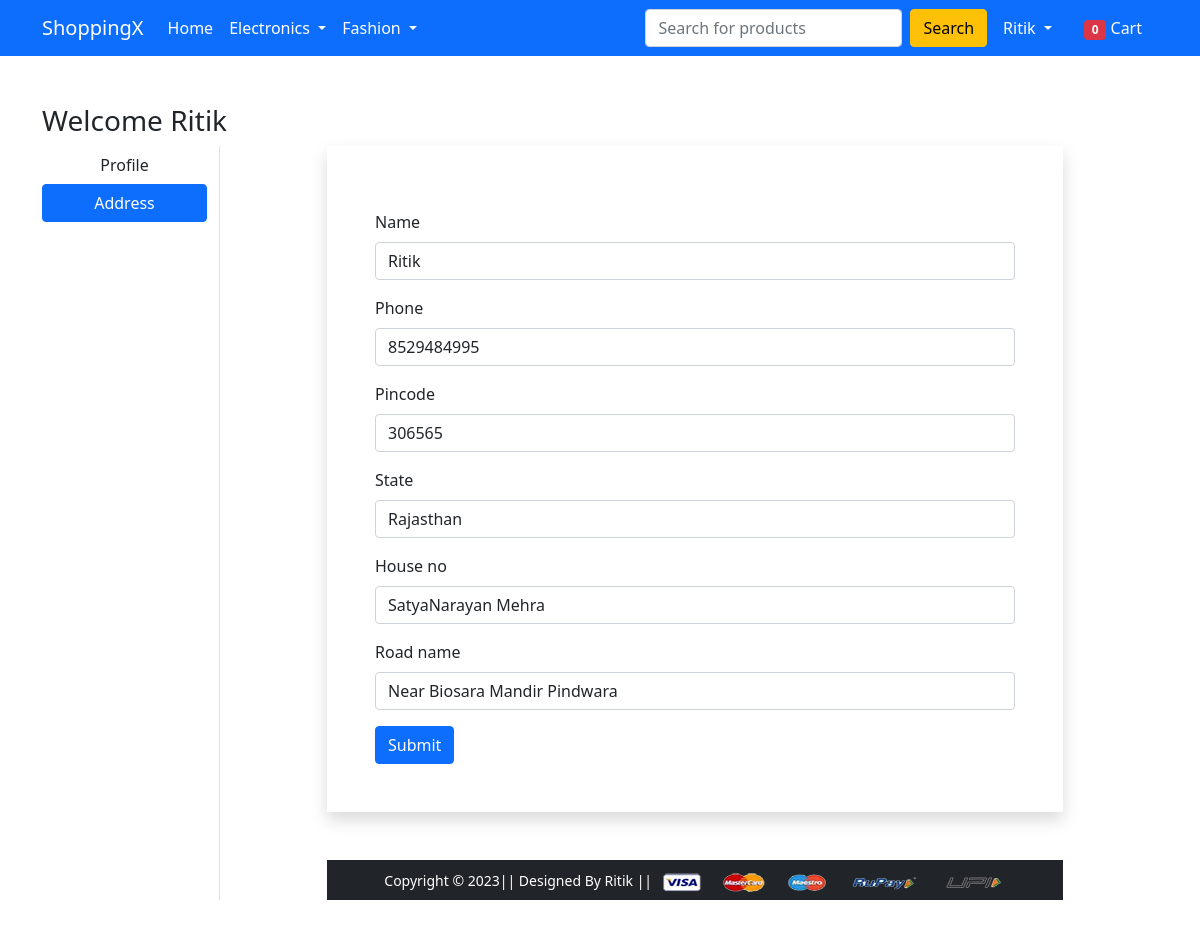
/profile/address/ (signed in), run on an earlier commit of the app's database.
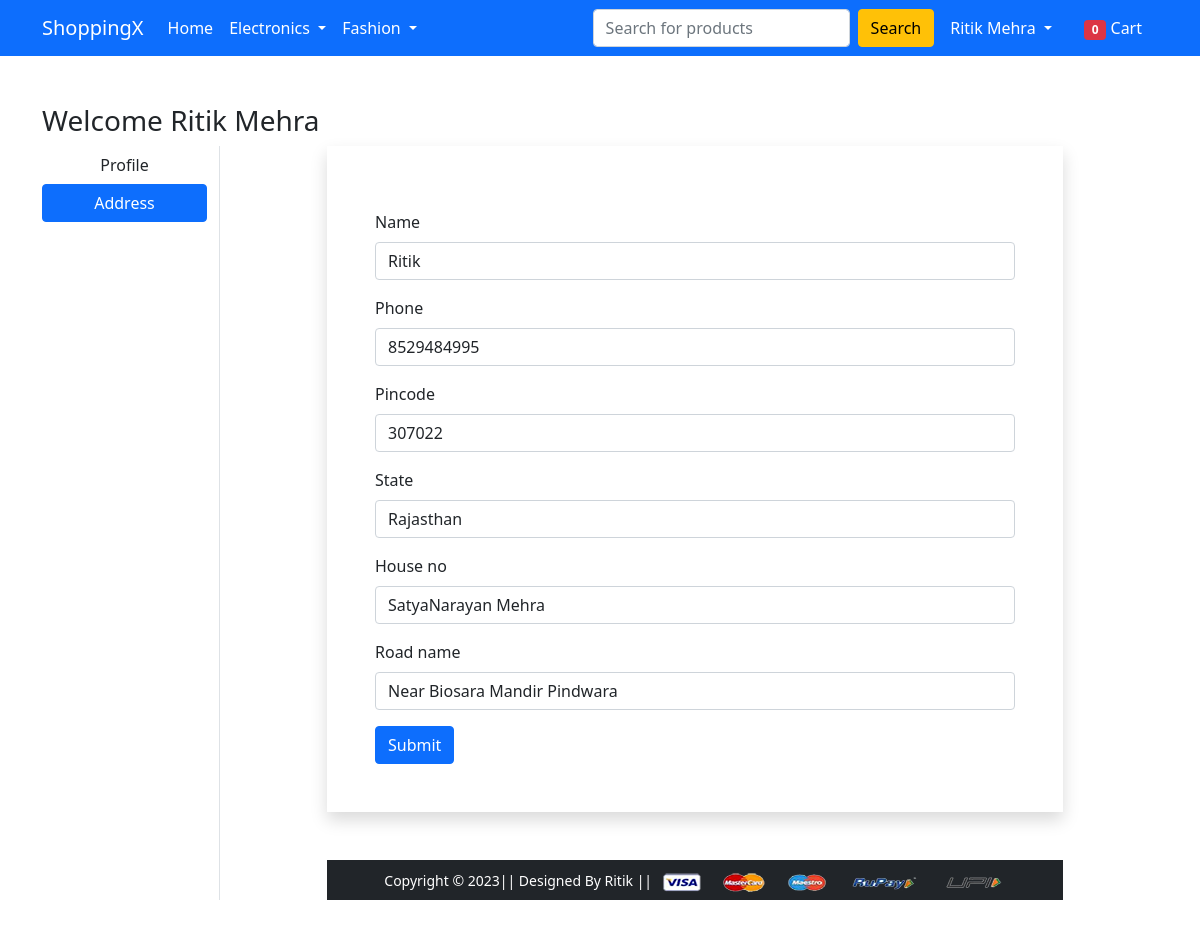
And on a later commit of the database.
### User_Account/models.py (models this page shows, shortened)
class CustomUser(AbstractUser):
    username = None
    email = models.EmailField(_("email address"), unique=True)
    name = models.CharField(_("name"), max_length=30, blank=False)
    phoneNumberRegex = val(regex = r"^\+?1?\d{8,15}$")
    Phone = models.CharField(_("Phone"),validators = [phoneNumberRegex], max_length=15, blank=False)
    USERNAME_FIELD = "email"
    REQUIRED_FIELDS = []
    objects = CustomUserManager()

class user_address(models.Model):
    user=models.OneToOneField(CustomUser,on_delete=models.CASCADE,primary_key=True)
    Name=models.CharField(max_length=30,blank=False,null=False)
    Phone=models.CharField(max_length=15,blank=False)
    Pincode=models.CharField(max_length=6,blank=False)
    State=models.CharField(max_length=20,blank=False)
    house_no=models.CharField(max_length=50,blank=False,null=False)
    Road_name=models.CharField(max_length=75,blank=False,null=False)

### User_Account/views.py (the view, shortened to what this page needs)
# urls.py: path('profile/address/', views.address.as_view(),name='address'),
class address(View):
    def get(self,request):
        admin_logout(request)
        if(not request.user.is_authenticated):
            return redirect('login')
        objj=user_address.objects.filter(user=request.user)
        if not objj.exists():
            fm=address_form()
        else:
            for obj in objj:
                initial_dict = {
                    'Name':obj.Name,
                    'Phone':obj.Phone,
                    'Pincode':obj.Pincode,
                    'State':obj.State,
                    'house_no':obj.house_no,
                    'Road_name':obj.Road_name,
                }
            fm=address_form(initial=initial_dict)
        return render(request,'User_Account/address.html',{'form':fm})

### User_Account/context_processors.py (called while the page is built)
def user_cart(request):
    c=0;
    if(request.user.is_authenticated):
      obj=cart.objects.filter(user=request.user)
      for o in obj:
          c=c+o.Quantity
    return {'cart_no': c}

### User_Account/views.py (called while the page is built)
def admin_logout(request):
    if(request.user.is_superuser):       #Condition to check if user is admin or not
            logout(request)                #Logout function in django.contrib.auth
            messages.success(request, "Admin has been logout !!!")

### User_Account/templates/User_Account/address.html (shortened to what this page needs)
{% extends 'User_Account/base.html' %}
{% load static %}
{% block main-content %}
<div class="container my-5">
 <div class="row">
  <h3>Welcome {{user.name}}</h3>
  <div class="col-sm-2 border-end">
   <ul class="list-unstyled">
    <li class="d-grid"><a href="{% url 'profile' %}" class="btn">Profile</a></li>
    <li class="d-grid"><a href="{% url 'address' %}" class="btn btn-primary">Address</a></li>
   </ul>
  </div>
  <div class="col-sm-8 offset-sm-1">
    <form action="" method="POST" novalidate class="p-5 shadow">
    {% for field in form %}
        <div class="col-12 mt-3">
          <label class="form-label">{{ field.label }}</label> {{ field }}
        </div>
        {% endfor %}
    <div class="col-12 mt-3">
      <button id="address_btn" type="submit" class="btn btn-primary">Submit</button>
    </div>
   </form>
{% endblock main-content %}

### User_Account/templates/User_Account/base.html (shortened to what this page needs)
<!doctype html>
{% load static %}
{% load mathfilters %}
<html lang="en">
  <head>
    <link href="https://cdn.jsdelivr.net/npm/bootstrap@5.0.0-beta1/dist/css/bootstrap.min.css" rel="stylesheet">
    <link rel="stylesheet" href="{% static 'User_Account/css/owl.carousel.min.css' %}">
    <link rel="stylesheet" href="{% static 'User_Account/css/all.min.css' %}">
    <link rel="stylesheet" href="{% static 'User_Account/css/style.css' %}">
  </head>
  <body>
    <nav class="navbar navbar-expand-lg navbar-dark bg-primary">
     <div class="container">
       <a class="navbar-brand" href="/">ShoppingX</a>
       <div class="collapse navbar-collapse" id="navbarSupportedContent">
         <ul class="navbar-nav me-auto mb-2 mb-lg-0">
           <li class="nav-item">
             <a class="nav-link active" aria-current="page" href="/">Home</a>
           </li>
           <li class="nav-item dropdown">
             <a class="nav-link dropdown-toggle text-white" href="#" id="electronicsDropdown" role="button" data-bs-toggle="dropdown" aria-expanded="false">
               Electronics
             </a>
           </li>
           <li class="nav-item dropdown">
             <a class="nav-link dropdown-toggle text-white" href="#" id="fashionDropdown" role="button" data-bs-toggle="dropdown" aria-expanded="false">
               Fashion
             </a>
           </li>
         </ul>
         <form class="d-flex">
           <input class="form-control me-2" type="search" placeholder="Search for products" aria-label="Search">
           <button class="btn btn-warning" type="submit">Search</button>
         </form>
         <div>
          <ul class="navbar-nav me-auto mb-2 mb-lg-0">
            {% if  request.user.is_authenticated %}
           <li class="nav-item dropdown mx-2">
              <a class="nav-link dropdown-toggle text-white" href="#" id="profileDropdown" role="button" data-bs-toggle="dropdown" aria-expanded="false">
                {{user.name}}
              </a>
            </li>
            <li class="nav-item mx-2">
              <a href="{% url "cart" %}" class="nav-link text-white"><span id="cart_no" class="badge bg-danger">{{cart_no}}</span> Cart </a>
            </li>
            {% endif %}
          </ul>
         </div>
       </div>
     </div>
    </nav>
    {% block main-content %} {% endblock main-content %}
    <footer class="container-fluid bg-dark text-center p-2 mt-5">
        <small class="text-white">Copyright &copy; 2023|| Designed By Ritik || </small>
        <img src="{% static 'app/images/payment.png' %}" alt="" srcset="" class="img-fluid" height="2px">
    </footer>
  </body>
</html>

What changed in the data, as far as the page shows it:
changed CustomUser: name "Ritik" → "Ritik Mehra"
changed user_address "Ritik": Pincode "306565" → "307022"
